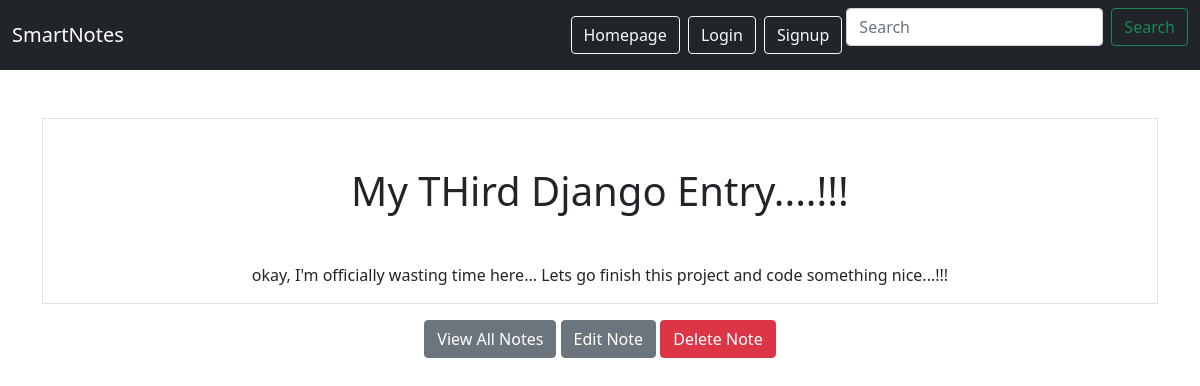
Page /smart/notes/9 on the committed database.
### notes/models.py (models this page shows)
class Notes(models.Model):
    title = models.CharField(max_length=200)
    text = models.TextField()
    created = models.DateTimeField(auto_now_add=True)
    user = models.ForeignKey(User, on_delete=models.CASCADE, related_name="notes")

### notes/views.py (the view)
# urls.py: path('notes/<int:pk>', views.NotesDetailView.as_view(), name="notes.detail"),
class NotesDetailView(DetailView):
    model = Notes
    context_object_name = "note"

### notes/templates/notes/notes_detail.html
{% extends "base.html" %}
{% block content %}
<div class="border round">
    <h1 class="my-5">{{note.title}}</h1>
    <p>{{note.text}}</p>
</div>
<a href="{% url 'notes.list' %}" class="btn btn-secondary my-1">View All Notes</a>
<a href="{% url 'notes.update' pk=note.id %}" class="btn btn-secondary my-3">Edit Note</a>
<a href="{% url 'notes.delete' pk=note.id %}" class="btn btn-danger my-3">Delete Note</a>
{% endblock %}

### rows in the picture
Notes: title "My THird Django Entry....!!!", text "okay, I'm officially wasting time here... Lets go finish this project and code something nice...!!!"
